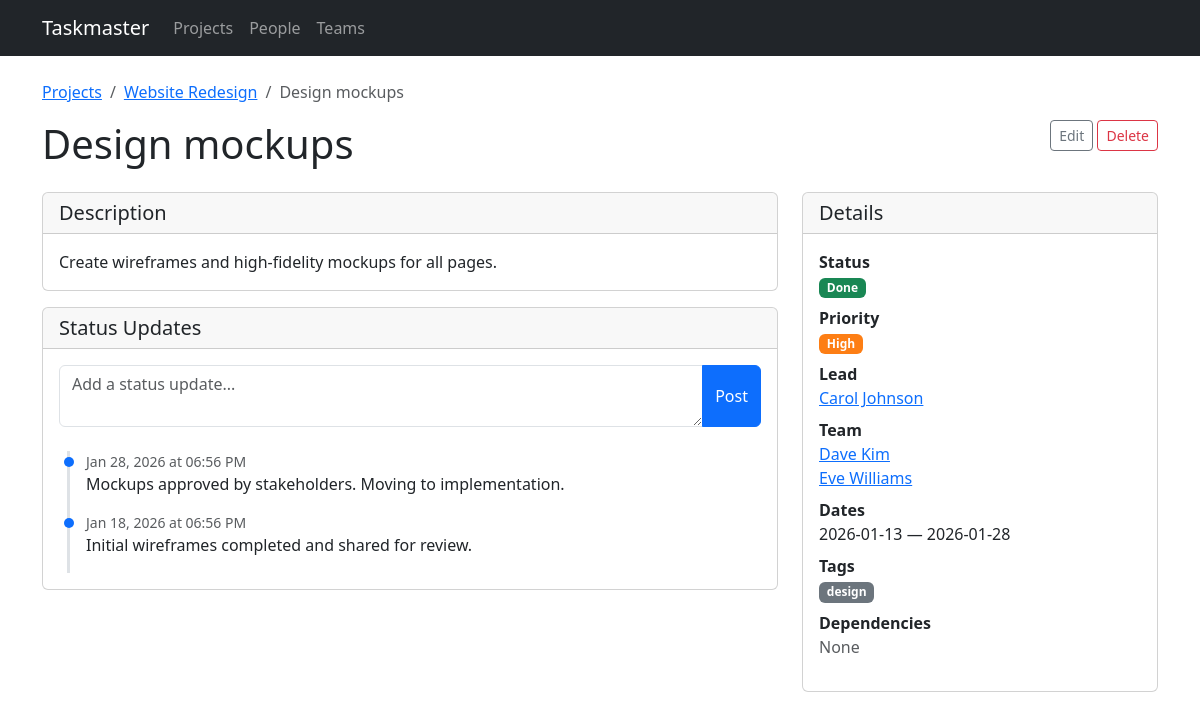
/tasks/1, run on an earlier commit of the app's database.
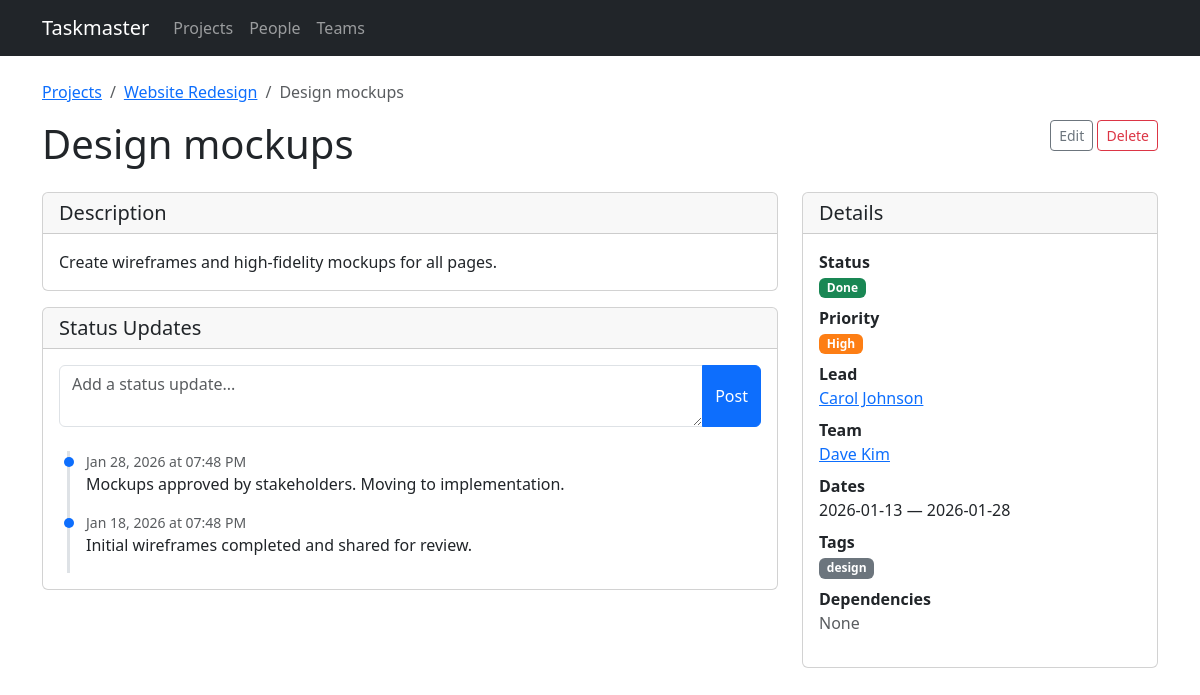
And on a later commit of the database.
### models.py (models this page shows)
class StatusUpdate(db.Model):
    id = db.Column(db.Integer, primary_key=True)
    task_id = db.Column(db.Integer, db.ForeignKey('task.id'), nullable=False)
    content = db.Column(db.Text, nullable=False)
    created_at = db.Column(db.DateTime, default=datetime.utcnow)

class TaskAssignment(db.Model):
    __tablename__ = 'task_assignment'
    id = db.Column(db.Integer, primary_key=True)
    task_id = db.Column(db.Integer, db.ForeignKey('task.id'), nullable=False)
    person_id = db.Column(db.Integer, db.ForeignKey('person.id'), nullable=False)
    is_lead = db.Column(db.Boolean, default=False)

class Person(db.Model):
    id = db.Column(db.Integer, primary_key=True)
    name = db.Column(db.String(120), nullable=False)
    email = db.Column(db.String(120))
    team_id = db.Column(db.Integer, db.ForeignKey('team.id'))
    assignments = db.relationship('TaskAssignment', backref='person', lazy=True)

class Tag(db.Model):
    id = db.Column(db.Integer, primary_key=True)
    name = db.Column(db.String(50), unique=True, nullable=False)

### routes/tasks.py (the view)
@bp.route('/tasks/<int:id>')
def detail(id):
    task = Task.query.get_or_404(id)
    return render_template('tasks/detail.html', task=task)

### models.py (called while the page is built)
    @property
    def lead(self):
        for a in self.assignments:
            if a.is_lead:
                return a.person
        return None

    @property
    def assignees(self):
        return [a.person for a in self.assignments]

### templates/tasks/detail.html (shortened to what the changed rows need)
{% extends "base.html" %}
{% block content %}
<div class="d-flex justify-content-between align-items-start mb-3">
    <h1>{{ task.title }}</h1>
</div>
<div class="row g-4">
    <div class="col-md-8">
        <div class="card">
            <div class="card-body">
                {% if task.status_updates %}
                <div class="status-timeline">
                    {% for update in task.status_updates %}
                    <div class="update-item">
                        <div class="text-muted small">{{ update.created_at.strftime('%b %d, %Y at %I:%M %p') }}</div>
                        <div>{{ update.content }}</div>
                    </div>
                    {% endfor %}
                </div>
                {% else %}
                <p class="text-muted mb-0">No status updates yet.</p>
                {% endif %}
            </div>
        </div>
    </div>
    <div class="col-md-4">
        <div class="card">
            <div class="card-body">
                <dl>
                    <dd>
                        {% if task.lead %}
                        <a href="{{ url_for('people.detail', id=task.lead.id) }}">{{ task.lead.name }}</a>
                        {% else %}
                        <span class="text-muted">No lead</span>
                        {% endif %}
                    </dd>
                    <dd>
                        {% for person in task.assignees %}
                            {% if not task.lead or person.id != task.lead.id %}
                            <a href="{{ url_for('people.detail', id=person.id) }}" class="d-block">{{ person.name }}</a>
                            {% endif %}
                        {% else %}
                        <span class="text-muted">No members</span>
                        {% endfor %}
                    </dd>
                    <dd>
                        {% for tag in task.tags %}
                        <span class="badge bg-secondary">{{ tag.name }}</span>
                        {% else %}
                        <span class="text-muted">None</span>
                        {% endfor %}
                    </dd>
                </dl>
            </div>
        </div>
    </div>
</div>
{% endblock %}

What changed in the data, as far as the page shows it:
no longer on this page (row unchanged): Person: name "Eve Williams"
changed StatusUpdate "Mockups approved by stakeholders. Moving to implementation.": created_at "Jan 28, 2026 at 06:56 PM" → "Jan 28, 2026 at 07:48 PM"
changed StatusUpdate "Initial wireframes completed and shared for review.": created_at "Jan 18, 2026 at 06:56 PM" → "Jan 18, 2026 at 07:48 PM"
